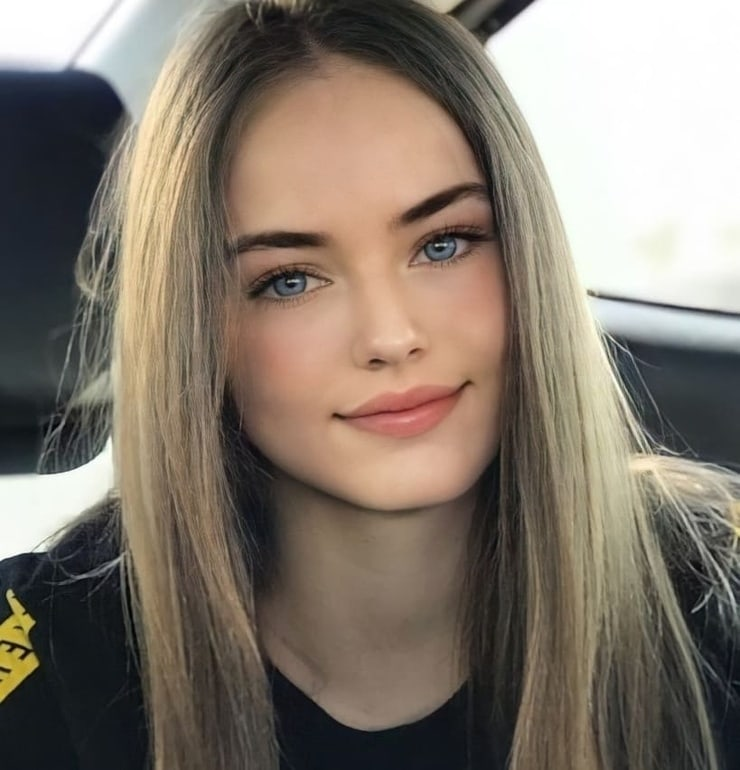
#> input picture learning opencv/740full-kristina-pimenova.jpg, 740 x 770 px
$ python dectect_edges.py
#> lines starting #> are read from the running program, lines starting #| are printed output that depends on the picture
import cv2

img = cv2.imread("740full-kristina-pimenova.jpg")
#> img is the input picture: shape (770, 740, 3); mean B, G, R 108.2, 119.7, 130.4
cv2.imshow("kristina pemenova", img)

detect_eges = cv2.Canny(img, 50, 100)
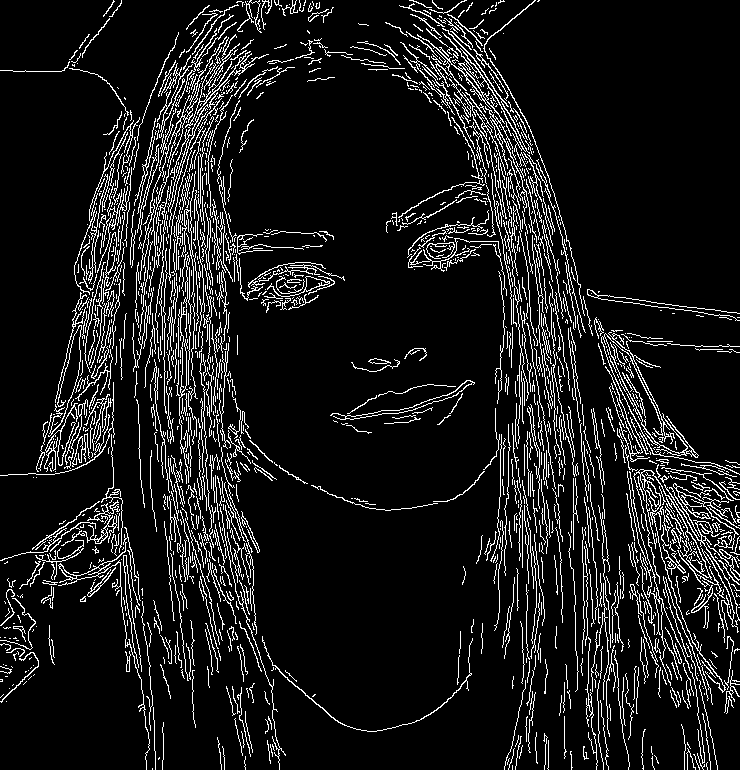
#> detect_eges: shape (770, 740); 9.9% white in thin lines or dots
cv2.imshow("edges", detect_eges)

cv2.waitKey(0)
